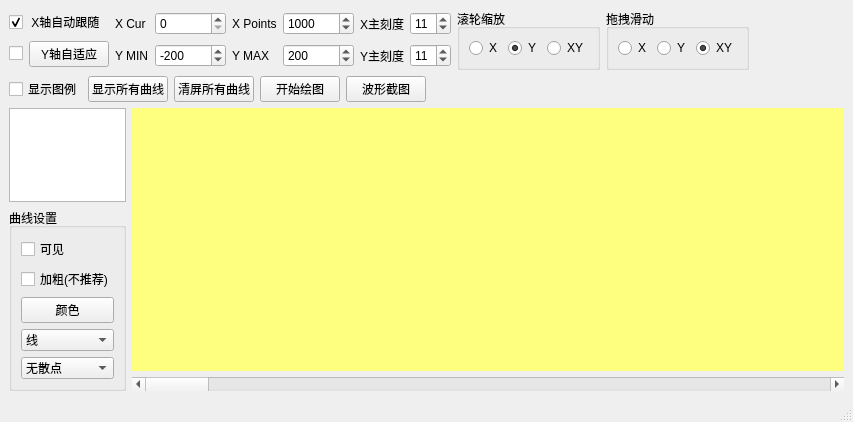
<?xml version="1.0" encoding="UTF-8"?>
<ui version="4.0">
 <class>Plot</class>
 <widget class="QMainWindow" name="Plot">
  <property name="geometry">
   <rect>
    <x>0</x>
    <y>0</y>
    <width>853</width>
    <height>422</height>
   </rect>
  </property>
  <property name="windowTitle">
   <string>MainWindow</string>
  </property>
  <widget class="QWidget" name="centralwidget">
   <layout class="QGridLayout" name="gridLayout_4">
    <item row="0" column="2">
     <spacer name="horizontalSpacer">
      <property name="orientation">
       <enum>Qt::Horizontal</enum>
      </property>
      <property name="sizeHint" stdset="0">
       <size>
        <width>82</width>
        <height>20</height>
       </size>
      </property>
     </spacer>
    </item>
    <item row="0" column="0" colspan="2">
     <layout class="QHBoxLayout" name="horizontalLayout_3">
      <item>
       <layout class="QVBoxLayout" name="verticalLayout">
        <item>
         <widget class="QCheckBox" name="checkBoxXTrackAixs">
          <property name="text">
           <string> X轴自动跟随</string>
          </property>
          <property name="checked">
           <bool>true</bool>
          </property>
          <property name="tristate">
           <bool>false</bool>
          </property>
         </widget>
        </item>
        <item>
         <layout class="QHBoxLayout" name="horizontalLayout">
          <item>
           <widget class="QCheckBox" name="checkBoxYAutoScale">
            <property name="text">
             <string/>
            </property>
           </widget>
          </item>
          <item>
           <widget class="QPushButton" name="pushButtonYAutoScale">
            <property name="text">
             <string>Y轴自适应</string>
            </property>
           </widget>
          </item>
         </layout>
        </item>
       </layout>
      </item>
      <item>
       <layout class="QGridLayout" name="gridLayout">
        <item row="0" column="5">
         <widget class="QSpinBox" name="spinBoxXTicks">
          <property name="value">
           <number>11</number>
          </property>
         </widget>
        </item>
        <item row="0" column="0">
         <widget class="QLabel" name="label">
          <property name="text">
           <string>X Cur</string>
          </property>
         </widget>
        </item>
        <item row="0" column="4">
         <widget class="QLabel" name="label_5">
          <property name="text">
           <string>X主刻度</string>
          </property>
         </widget>
        </item>
        <item row="1" column="4">
         <widget class="QLabel" name="label_6">
          <property name="text">
           <string>Y主刻度</string>
          </property>
         </widget>
        </item>
        <item row="1" column="2">
         <widget class="QLabel" name="label_4">
          <property name="text">
           <string>Y MAX</string>
          </property>
         </widget>
        </item>
        <item row="1" column="3">
         <widget class="QSpinBox" name="spinBoxYMax">
          <property name="minimum">
           <number>-100000</number>
          </property>
          <property name="maximum">
           <number>100000</number>
          </property>
          <property name="singleStep">
           <number>20</number>
          </property>
          <property name="value">
           <number>200</number>
          </property>
         </widget>
        </item>
        <item row="1" column="0">
         <widget class="QLabel" name="label_2">
          <property name="text">
           <string>Y MIN</string>
          </property>
         </widget>
        </item>
        <item row="0" column="3">
         <widget class="QSpinBox" name="spinBoxXPoints">
          <property name="maximum">
           <number>200000</number>
          </property>
          <property name="singleStep">
           <number>20</number>
          </property>
          <property name="value">
           <number>1000</number>
          </property>
         </widget>
        </item>
        <item row="1" column="1">
         <widget class="QSpinBox" name="spinBoxYMin">
          <property name="minimum">
           <number>-100000</number>
          </property>
          <property name="maximum">
           <number>100000</number>
          </property>
          <property name="singleStep">
           <number>20</number>
          </property>
          <property name="value">
           <number>-200</number>
          </property>
         </widget>
        </item>
        <item row="0" column="1">
         <widget class="QSpinBox" name="spinBoxXCurPos">
          <property name="maximum">
           <number>2000000000</number>
          </property>
          <property name="singleStep">
           <number>20</number>
          </property>
         </widget>
        </item>
        <item row="1" column="5">
         <widget class="QSpinBox" name="spinBoxYTicks">
          <property name="value">
           <number>11</number>
          </property>
         </widget>
        </item>
        <item row="0" column="2">
         <widget class="QLabel" name="label_3">
          <property name="text">
           <string>X Points</string>
          </property>
         </widget>
        </item>
       </layout>
      </item>
      <item>
       <widget class="QGroupBox" name="groupBoxRangeZoom">
        <property name="title">
         <string>滚轮缩放</string>
        </property>
        <property name="checkable">
         <bool>false</bool>
        </property>
        <property name="checked">
         <bool>false</bool>
        </property>
        <layout class="QGridLayout" name="gridLayout_2">
         <item row="0" column="2">
          <widget class="QRadioButton" name="radioButtonRangeZoomXY">
           <property name="text">
            <string>XY</string>
           </property>
          </widget>
         </item>
         <item row="0" column="0">
          <widget class="QRadioButton" name="radioButtonRangeZoomX">
           <property name="text">
            <string>X</string>
           </property>
          </widget>
         </item>
         <item row="0" column="1">
          <widget class="QRadioButton" name="radioButtonRangeZoomY">
           <property name="text">
            <string>Y</string>
           </property>
           <property name="checked">
            <bool>true</bool>
           </property>
          </widget>
         </item>
        </layout>
       </widget>
      </item>
      <item>
       <widget class="QGroupBox" name="groupBoxRangeDrag">
        <property name="title">
         <string>拖拽滑动</string>
        </property>
        <layout class="QGridLayout" name="gridLayout_3">
         <item row="0" column="2">
          <widget class="QRadioButton" name="radioButtonRangeDragXY">
           <property name="text">
            <string>XY</string>
           </property>
           <property name="checked">
            <bool>true</bool>
           </property>
          </widget>
         </item>
         <item row="0" column="0">
          <widget class="QRadioButton" name="radioButtonRangeDragX">
           <property name="text">
            <string>X</string>
           </property>
          </widget>
         </item>
         <item row="0" column="1">
          <widget class="QRadioButton" name="radioButtonRangeDragY">
           <property name="text">
            <string>Y</string>
           </property>
          </widget>
         </item>
        </layout>
       </widget>
      </item>
     </layout>
    </item>
    <item row="1" column="1">
     <spacer name="horizontalSpacer_2">
      <property name="orientation">
       <enum>Qt::Horizontal</enum>
      </property>
      <property name="sizeHint" stdset="0">
       <size>
        <width>291</width>
        <height>20</height>
       </size>
      </property>
     </spacer>
    </item>
    <item row="1" column="0">
     <layout class="QHBoxLayout" name="horizontalLayout_4">
      <item>
       <widget class="QCheckBox" name="checkBoxShowLegend">
        <property name="text">
         <string>显示图例</string>
        </property>
       </widget>
      </item>
      <item>
       <widget class="QPushButton" name="pushButtonShowAllCurve">
        <property name="text">
         <string>显示所有曲线</string>
        </property>
       </widget>
      </item>
      <item>
       <widget class="QPushButton" name="pushButtonClearAllCurve">
        <property name="text">
         <string>清屏所有曲线</string>
        </property>
       </widget>
      </item>
      <item>
       <widget class="QPushButton" name="pushButtonStartPlot">
        <property name="text">
         <string>开始绘图</string>
        </property>
        <property name="checkable">
         <bool>true</bool>
        </property>
       </widget>
      </item>
      <item>
       <widget class="QPushButton" name="pushButtonSavePng">
        <property name="text">
         <string>波形截图</string>
        </property>
       </widget>
      </item>
     </layout>
    </item>
    <item row="2" column="0" colspan="3">
     <layout class="QHBoxLayout" name="horizontalLayout_2" stretch="1,12">
      <item>
       <layout class="QVBoxLayout" name="verticalLayout_3">
        <item>
         <widget class="QListWidget" name="listWidgetChannels">
          <property name="currentRow">
           <number>-1</number>
          </property>
         </widget>
        </item>
        <item>
         <widget class="QGroupBox" name="groupBox">
          <property name="title">
           <string>曲线设置</string>
          </property>
          <layout class="QVBoxLayout" name="verticalLayout_2">
           <item>
            <widget class="QCheckBox" name="checkBoxCurveVisible">
             <property name="text">
              <string>可见</string>
             </property>
            </widget>
           </item>
           <item>
            <widget class="QCheckBox" name="checkBoxCurveBold">
             <property name="text">
              <string>加粗(不推荐)</string>
             </property>
            </widget>
           </item>
           <item>
            <widget class="QPushButton" name="pushButtonCurveColor">
             <property name="text">
              <string>颜色</string>
             </property>
            </widget>
           </item>
           <item>
            <widget class="QComboBox" name="comboBoxCurveLineStyle">
             <property name="currentIndex">
              <number>1</number>
             </property>
             <item>
              <property name="text">
               <string>点</string>
              </property>
             </item>
             <item>
              <property name="text">
               <string>线</string>
              </property>
             </item>
             <item>
              <property name="text">
               <string>左</string>
              </property>
             </item>
             <item>
              <property name="text">
               <string>右</string>
              </property>
             </item>
             <item>
              <property name="text">
               <string>中</string>
              </property>
             </item>
             <item>
              <property name="text">
               <string>积</string>
              </property>
             </item>
            </widget>
           </item>
           <item>
            <widget class="QComboBox" name="comboBoxCurveScatterStyle">
             <item>
              <property name="text">
               <string>无散点</string>
              </property>
              <property name="icon">
               <iconset resource="res.qrc">
                <normaloff>:/images/picScatterStyle/ssNone.png</normaloff>:/images/picScatterStyle/ssNone.png</iconset>
              </property>
             </item>
             <item>
              <property name="text">
               <string>点形</string>
              </property>
              <property name="icon">
               <iconset resource="res.qrc">
                <normaloff>:/images/picScatterStyle/ssDisc.png</normaloff>:/images/picScatterStyle/ssDisc.png</iconset>
              </property>
             </item>
             <item>
              <property name="text">
               <string>x形</string>
              </property>
              <property name="icon">
               <iconset resource="res.qrc">
                <normaloff>:/images/picScatterStyle/ssCross.png</normaloff>:/images/picScatterStyle/ssCross.png</iconset>
              </property>
             </item>
             <item>
              <property name="text">
               <string>+形</string>
              </property>
              <property name="icon">
               <iconset resource="res.qrc">
                <normaloff>:/images/picScatterStyle/ssPlus.png</normaloff>:/images/picScatterStyle/ssPlus.png</iconset>
              </property>
             </item>
             <item>
              <property name="text">
               <string>空心圆</string>
              </property>
              <property name="icon">
               <iconset resource="res.qrc">
                <normaloff>:/images/picScatterStyle/ssCircle.png</normaloff>:/images/picScatterStyle/ssCircle.png</iconset>
              </property>
             </item>
             <item>
              <property name="text">
               <string>实心圆</string>
              </property>
              <property name="icon">
               <iconset resource="res.qrc">
                <normaloff>:/images/picScatterStyle/ssDisc.png</normaloff>:/images/picScatterStyle/ssDisc.png</iconset>
              </property>
             </item>
             <item>
              <property name="text">
               <string>矩形</string>
              </property>
              <property name="icon">
               <iconset resource="res.qrc">
                <normaloff>:/images/picScatterStyle/ssSquare.png</normaloff>:/images/picScatterStyle/ssSquare.png</iconset>
              </property>
             </item>
             <item>
              <property name="text">
               <string>菱形</string>
              </property>
              <property name="icon">
               <iconset resource="res.qrc">
                <normaloff>:/images/picScatterStyle/ssDiamond.png</normaloff>:/images/picScatterStyle/ssDiamond.png</iconset>
              </property>
             </item>
             <item>
              <property name="text">
               <string>星形</string>
              </property>
              <property name="icon">
               <iconset resource="res.qrc">
                <normaloff>:/images/picScatterStyle/ssStar.png</normaloff>:/images/picScatterStyle/ssStar.png</iconset>
              </property>
             </item>
             <item>
              <property name="text">
               <string>正三角</string>
              </property>
              <property name="icon">
               <iconset resource="res.qrc">
                <normaloff>:/images/picScatterStyle/ssTriangle.png</normaloff>:/images/picScatterStyle/ssTriangle.png</iconset>
              </property>
             </item>
             <item>
              <property name="text">
               <string>倒三角</string>
              </property>
              <property name="icon">
               <iconset resource="res.qrc">
                <normaloff>:/images/picScatterStyle/ssTriangleInverted.png</normaloff>:/images/picScatterStyle/ssTriangleInverted.png</iconset>
              </property>
             </item>
             <item>
              <property name="text">
               <string>x框</string>
              </property>
              <property name="icon">
               <iconset resource="res.qrc">
                <normaloff>:/images/picScatterStyle/ssCrossSquare.png</normaloff>:/images/picScatterStyle/ssCrossSquare.png</iconset>
              </property>
             </item>
             <item>
              <property name="text">
               <string>+框</string>
              </property>
              <property name="icon">
               <iconset resource="res.qrc">
                <normaloff>:/images/picScatterStyle/ssPlusSquare.png</normaloff>:/images/picScatterStyle/ssPlusSquare.png</iconset>
              </property>
             </item>
             <item>
              <property name="text">
               <string>x圆</string>
              </property>
              <property name="icon">
               <iconset resource="res.qrc">
                <normaloff>:/images/picScatterStyle/ssCrossCircle.png</normaloff>:/images/picScatterStyle/ssCrossCircle.png</iconset>
              </property>
             </item>
             <item>
              <property name="text">
               <string>+圆</string>
              </property>
              <property name="icon">
               <iconset resource="res.qrc">
                <normaloff>:/images/picScatterStyle/ssPlusCircle.png</normaloff>:/images/picScatterStyle/ssPlusCircle.png</iconset>
              </property>
             </item>
             <item>
              <property name="text">
               <string>和平</string>
              </property>
              <property name="icon">
               <iconset resource="res.qrc">
                <normaloff>:/images/picScatterStyle/ssPeace.png</normaloff>:/images/picScatterStyle/ssPeace.png</iconset>
              </property>
             </item>
            </widget>
           </item>
          </layout>
         </widget>
        </item>
       </layout>
      </item>
      <item>
       <layout class="QVBoxLayout" name="verticalLayout_4">
        <item>
         <widget class="QCustomPlot" name="plot" native="true">
          <property name="autoFillBackground">
           <bool>false</bool>
          </property>
          <property name="styleSheet">
           <string notr="true">background-color: rgb(255, 255, 127);</string>
          </property>
         </widget>
        </item>
        <item>
         <widget class="QScrollBar" name="horizontalScrollBar">
          <property name="orientation">
           <enum>Qt::Horizontal</enum>
          </property>
         </widget>
        </item>
       </layout>
      </item>
     </layout>
    </item>
   </layout>
  </widget>
  <widget class="QMenuBar" name="menuBar">
   <property name="geometry">
    <rect>
     <x>0</x>
     <y>0</y>
     <width>853</width>
     <height>21</height>
    </rect>
   </property>
  </widget>
  <widget class="QStatusBar" name="statusBar"/>
 </widget>
 <customwidgets>
  <customwidget>
   <class>QCustomPlot</class>
   <extends>QWidget</extends>
   <header location="global">qcustomplot/qcustomplot.h</header>
   <container>1</container>
  </customwidget>
 </customwidgets>
 <resources>
  <include location="res.qrc"/>
 </resources>
 <connections/>
</ui>
